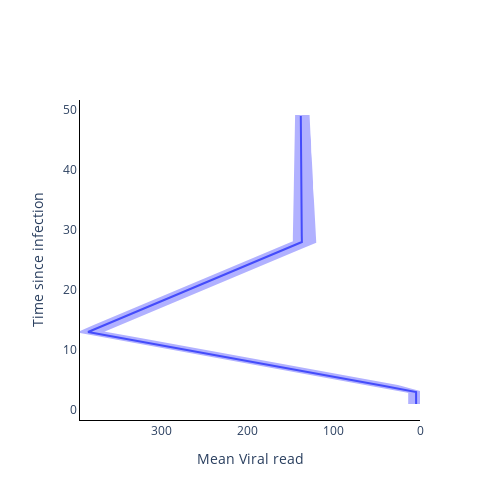

The code cell stored with this chart in its notebook:
### Code cell
fig = go.Figure()

fig.add_trace(
    go.Scatter(
        y=time_from_infec,
        x=np.mean(vr_val, axis=1),
        mode='lines',
        name='Mean Viral read',
        showlegend=False,
    )
)

fig.add_trace(
    go.Scatter(
        y=time_from_infec.tolist() + time_from_infec.tolist()[::-1],
        x=np.quantile(vr_val, 0.975, axis=1).tolist() + np.quantile(vr_val, 0.025, axis=1).tolist()[::-1],
        mode='lines',
        fill='toself',
        fillcolor='blue',
        line_color='blue',
        opacity=0.3,
        showlegend=False,
    )
)

# Add axis labels
fig.update_layout(
    width=500, 
    height=500,
    plot_bgcolor='white',
    xaxis=dict(
        linecolor='black',
        title = 'Mean Viral read',
        autorange='reversed'
        ),
    yaxis=dict(
        linecolor='black',
        title = 'Time since infection'),
    #legend=dict(
    #    orientation="h",
    #    yanchor="bottom",
    #    y=1.02,
    #    xanchor="right",
    #    x=1
    #)
    )

fig.write_image('images/Viral_read_model.pdf')
fig.show()

### Figure 1 — Plotly figure (JSON) as saved in the notebook; plotly's stock layout.template omitted (floating-point values rounded to 4 significant figures)
{"data": [{"mode": "lines", "name": "Mean Viral read", "showlegend": false, "type": "scatter", "x": [4.501, 4.493, 4.534, 41.34, 79.5, 117.7, 155.9, 194.1, 232.3, 270.4, 308.8, 346.9, 385.1, 368.6, 352.1, 335.5, 318.9, 302.4, 285.8, 269.4, 252.8, 236.4, 219.7, 203.3, 186.7, 170.2, 153.7, 137.0, 137.2, 137.2, 137.3, 137.4, 137.4, 137.5, 137.5, 137.5, 137.6, 137.7, 137.7, 137.9, 137.8, 138.0, 138.0, 138.1, 138.1, 138.1, 138.2, 138.3, 138.3], "y": [1, 2, 3, 4, 5, 6, 7, 8, 9, 10, 11, 12, 13, 14, 15, 16, 17, 18, 19, 20, 21, 22, 23, 24, 25, 26, 27, 28, 29, 30, 31, 32, 33, 34, 35, 36, 37, 38, 39, 40, 41, 42, 43, 44, 45, 46, 47, 48, 49]}, {"fill": "toself", "fillcolor": "blue", "line": {"color": "blue"}, "mode": "lines", "opacity": 0.3, "showlegend": false, "type": "scatter", "x": [12.55, 12.45, 12.52, 50.86, 88.94, 127.1, 165.3, 203.6, 241.8, 279.9, 318.1, 356.4, 394.5, 378.2, 361.5, 344.9, 328.3, 311.8, 295.3, 278.7, 262.2, 245.8, 229.2, 212.6, 196.2, 179.6, 163.0, 146.4, 146.4, 146.1, 146.1, 146.0, 145.8, 145.8, 145.6, 145.5, 145.3, 145.2, 145.1, 144.9, 144.7, 144.8, 144.6, 144.4, 144.3, 144.1, 144.1, 143.9, 143.8, 129.2, 129.2, 128.6, 128.3, 127.7, 127.9, 127.4, 126.8, 126.3, 126.4, 125.7, 125.3, 125.3, 124.4, 124.2, 123.8, 123.5, 122.6, 122.6, 122.3, 121.8, 121.6, 138.4, 155.0, 171.4, 188.0, 204.0, 220.9, 237.1, 253.6, 270.3, 286.9, 304.0, 319.7, 337.0, 352.5, 370.2, 331.0, 293.8, 255.4, 216.7, 178.5, 140.3, 102.3, 63.78, 25.89, 0, 0, 0], "y": [1, 2, 3, 4, 5, 6, 7, 8, 9, 10, 11, 12, 13, 14, 15, 16, 17, 18, 19, 20, 21, 22, 23, 24, 25, 26, 27, 28, 29, 30, 31, 32, 33, 34, 35, 36, 37, 38, 39, 40, 41, 42, 43, 44, 45, 46, 47, 48, 49, 49, 48, 47, 46, 45, 44, 43, 42, 41, 40, 39, 38, 37, 36, 35, 34, 33, 32, 31, 30, 29, 28, 27, 26, 25, 24, 23, 22, 21, 20, 19, 18, 17, 16, 15, 14, 13, 12, 11, 10, 9, 8, 7, 6, 5, 4, 3, 2, 1]}], "layout": {"height": 500, "plot_bgcolor": "white", "width": 500, "xaxis": {"autorange": "reversed", "linecolor": "black", "title": {"text": "Mean Viral read"}}, "yaxis": {"linecolor": "black", "title": {"text": "Time since infection"}}}}
